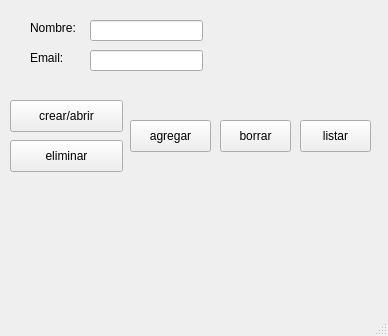
<?xml version="1.0" encoding="UTF-8"?>
<ui version="4.0">
 <class>Ficheros</class>
 <widget class="QMainWindow" name="Ficheros">
  <property name="geometry">
   <rect>
    <x>0</x>
    <y>0</y>
    <width>388</width>
    <height>336</height>
   </rect>
  </property>
  <property name="windowTitle">
   <string>MainWindow</string>
  </property>
  <widget class="QWidget" name="centralwidget">
   <widget class="QLabel" name="nombre">
    <property name="geometry">
     <rect>
      <x>30</x>
      <y>20</y>
      <width>60</width>
      <height>16</height>
     </rect>
    </property>
    <property name="text">
     <string>Nombre:</string>
    </property>
   </widget>
   <widget class="QLabel" name="email">
    <property name="geometry">
     <rect>
      <x>30</x>
      <y>50</y>
      <width>60</width>
      <height>16</height>
     </rect>
    </property>
    <property name="text">
     <string>Email:</string>
    </property>
   </widget>
   <widget class="QLineEdit" name="cuadronombre">
    <property name="geometry">
     <rect>
      <x>90</x>
      <y>20</y>
      <width>113</width>
      <height>21</height>
     </rect>
    </property>
   </widget>
   <widget class="QLineEdit" name="cuadroemail">
    <property name="geometry">
     <rect>
      <x>90</x>
      <y>50</y>
      <width>113</width>
      <height>21</height>
     </rect>
    </property>
   </widget>
   <widget class="QPushButton" name="crearabrir">
    <property name="geometry">
     <rect>
      <x>10</x>
      <y>100</y>
      <width>113</width>
      <height>32</height>
     </rect>
    </property>
    <property name="text">
     <string>crear/abrir</string>
    </property>
   </widget>
   <widget class="QPushButton" name="eliminar">
    <property name="geometry">
     <rect>
      <x>10</x>
      <y>140</y>
      <width>113</width>
      <height>32</height>
     </rect>
    </property>
    <property name="text">
     <string>eliminar</string>
    </property>
   </widget>
   <widget class="QPushButton" name="agregar">
    <property name="geometry">
     <rect>
      <x>130</x>
      <y>120</y>
      <width>81</width>
      <height>32</height>
     </rect>
    </property>
    <property name="text">
     <string>agregar</string>
    </property>
   </widget>
   <widget class="QPushButton" name="borrar">
    <property name="geometry">
     <rect>
      <x>220</x>
      <y>120</y>
      <width>71</width>
      <height>32</height>
     </rect>
    </property>
    <property name="text">
     <string>borrar</string>
    </property>
   </widget>
   <widget class="QPushButton" name="listar">
    <property name="geometry">
     <rect>
      <x>300</x>
      <y>120</y>
      <width>71</width>
      <height>32</height>
     </rect>
    </property>
    <property name="text">
     <string>listar</string>
    </property>
   </widget>
  </widget>
  <widget class="QMenuBar" name="menubar">
   <property name="geometry">
    <rect>
     <x>0</x>
     <y>0</y>
     <width>388</width>
     <height>24</height>
    </rect>
   </property>
  </widget>
  <widget class="QStatusBar" name="statusbar"/>
 </widget>
 <resources/>
 <connections/>
</ui>
